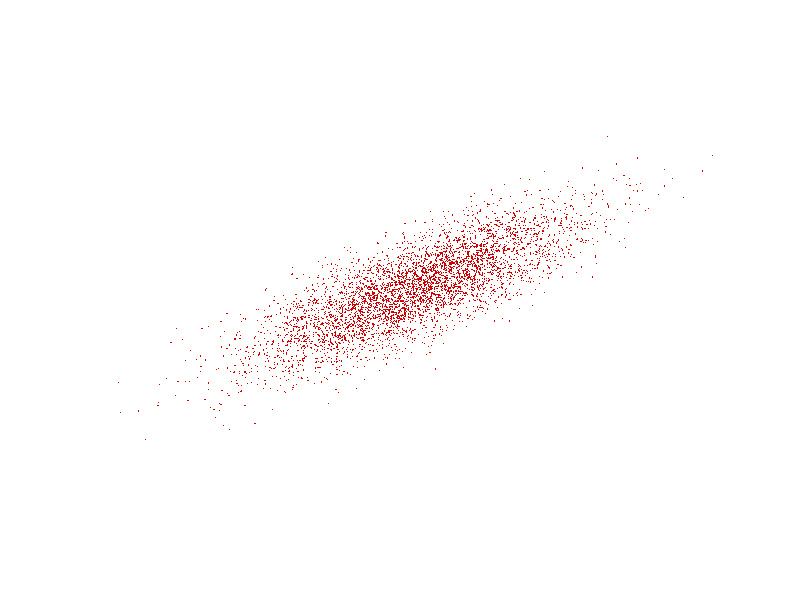

The MATLAB script that drew this image: (Note: this script raises an error after producing the figure.)
function demo_Gaussian05
% Stochastic sampling with multivariate Gaussian distribution
%
% If this code is useful for your research, please cite the related publication:
% @article{Calinon16JIST,
% 	author="Calinon, S.",
% 	title="A Tutorial on Task-Parameterized Movement Learning and Retrieval",
% 	journal="Intelligent Service Robotics",
%		publisher="Springer Berlin Heidelberg",
%		doi="10.1007/s11370-015-0187-9",
%		year="2016",
%		volume="9",
%		number="1",
%		pages="1--29"
% }
%
% Copyright (c) 2019 Idiap Research Institute, http://idiap.ch/
% Written by Sylvain Calinon, http://calinon.ch/
% 
% This file is part of PbDlib, http://www.idiap.ch/software/pbdlib/
% 
% PbDlib is free software: you can redistribute it and/or modify
% it under the terms of the GNU General Public License version 3 as
% published by the Free Software Foundation.
% 
% PbDlib is distributed in the hope that it will be useful,
% but WITHOUT ANY WARRANTY; without even the implied warranty of
% MERCHANTABILITY or FITNESS FOR A PARTICULAR PURPOSE. See the
% GNU General Public License for more details.
% 
% You should have received a copy of the GNU General Public License
% along with PbDlib. If not, see <http://www.gnu.org/licenses/>.

addpath('./m_fcts/');


%% Parameters
%%%%%%%%%%%%%%%%%%%%%%%%%%%%%%%%%%%%%%%%%%%%%%%%%%%%%%%%%%%%%%%%%%%%%%%%%%%
nbVar = 4; %Dimension of datapoint
nbData = 5000; %Number of datapoints


%% Generate random normally distributed data
%%%%%%%%%%%%%%%%%%%%%%%%%%%%%%%%%%%%%%%%%%%%%%%%%%%%%%%%%%%%%%%%%%%%%%%%%%%
Mu = zeros(nbVar,1); %rand(nbVar,1);
x = rand(nbVar,4);
xn = randn(nbVar,nbData);
Sigma = cov(x');

[V,D] = eig(Sigma);
U = V * D.^.5;
x1 = U * xn + repmat(Mu,1,nbData); 
Sigma1 = cov(x1');

% %This decomposition is wrong (used here only for illustrative purpose) 
% U2 = sqrtm(Sigma)
% U2 = V * D.^.5 * V'
% x2 = U2 * xn + repmat(Mu,1,nbData); 
% Sigma2 = cov(x2');

% %This decomposition is wrong (used here only for illustrative purpose) 
% U3 = chol(Sigma);
% x3 = U3 * randn(nbVar,nbData) + repmat(Mu,1,nbData); 
% Sigma3 = cov(x3');


%% Plots
%%%%%%%%%%%%%%%%%%%%%%%%%%%%%%%%%%%%%%%%%%%%%%%%%%%%%%%%%%%%%%%%%%%%%%%%%%%
figure; axis off; hold on;
% plotGMM(Mu(1:2), Sigma2(1:2,1:2), [0 .8 0], .5);
% plotGMM(Mu(1:2), Sigma3(1:2,1:2), [0 0 .8], .5);
plot(x1(1,:), x1(2,:), '.','markersize',1,'color',[.8 0 0]);
% plot(x2(1,:), x2(2,:), '.','color',[0 .8 0]);
plotGMM(Mu(1:2), Sigma(1:2,1:2), [.5 .5 .5], .5);
plotGMM(Mu(1:2), Sigma1(1:2,1:2), [.8 0 0], .5);
axis equal;

%print('-dpng','graphs/demo_Gaussian05.png');
pause;
close all;
